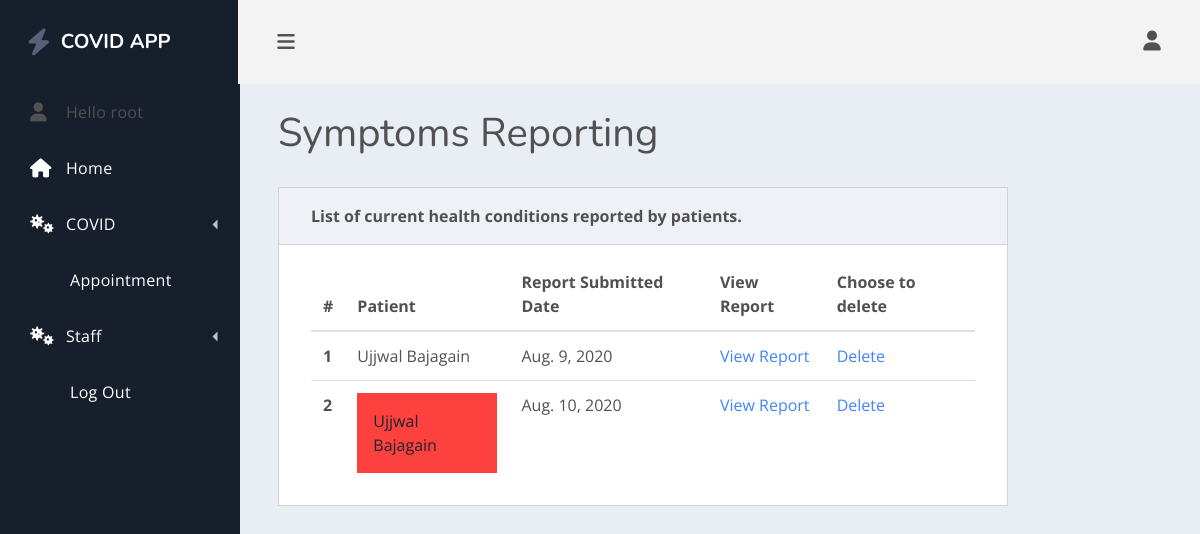
Page /reviewreportings/ (signed in) on the committed database.
### healthcare/models.py (models this page shows, shortened)
class PeriodicReporting(models.Model):
    BOOL_CHOICES = [('Yes', 'Yes'), ('No', 'No')]
    OPT_CHOICES = [('Yes', 'Yes'), ('No', 'No'), ('NA', 'I do not know')]
    patient = models.ForeignKey(Patient, null=True, blank=True, on_delete=models.CASCADE)
    date = models.DateField(auto_now_add = True)
    fever_above_100_F = models.CharField(max_length=5, choices=BOOL_CHOICES, null=True)
    cough = models.CharField(max_length=5, choices=BOOL_CHOICES, null=True)
    shortness_of_breath_or_difficulty_breathing = models.CharField(max_length=5, choices=BOOL_CHOICES, null=True)
    sustained_loss_of_smell_or_taste = models.CharField(max_length=5, choices=BOOL_CHOICES, null=True)
    body_aches = models.CharField(max_length=5, choices=BOOL_CHOICES, null=True)
    vomiting_or_diarrhoea = models.CharField(max_length=5, choices=BOOL_CHOICES, null=True)
    flag = models.CharField(max_length=5, choices=BOOL_CHOICES, null=True)

class Patient(models.Model):
    GENDER_CHOICES = [('Male', 'Male'), ('Female', 'Female'), ('Other', 'Other'), ('NA', 'I do not wish to say')]
    BOOL_CHOICES = [('Yes', 'Yes'), ('No', 'No')]
    user = models.OneToOneField(User, null=True,blank=True, on_delete=models.CASCADE)
    first_Name = models.CharField(max_length= 200, null= True)
    last_Name = models.CharField(max_length= 200, null= True)
    phone = models.CharField(max_length= 200, null= True)
    email = models.CharField(max_length=200, null= True)
    address = models.CharField(max_length=200, null= True)
    date_created = models.DateField(auto_now_add = True)
    birth_date = models.DateField(blank= True,null=True)
    age = models.DecimalField(decimal_places=0, max_digits=50, null=True)
    gender = models.CharField(max_length=25, choices=GENDER_CHOICES, blank= True)
    height = models.CharField(max_length=10, default='0.00 ft')
    weight = models.CharField(max_length=10, default='0.00 lbs')
    allergies = models.CharField(max_length=200, null=True)
    emergency_contact_name = models.CharField(max_length=200, null=True)
    emergency_contact_phone = models.CharField( max_length=200, null=True)
    emergency_contact_address = models.CharField(max_length=200, null=True)
    insurance_provider = models.CharField(max_length=200, null=True)
    diagnosis = models.TextField(blank=True, null=True)
    pre_existing_conditions = models.TextField(blank=True, null=True)
    lab_reports = models.TextField(blank=True, null=True)
    have_you_been_tested_positive_for_COVID = models.CharField(max_length=5, choices=BOOL_CHOICES,null=True)
    def __str__(self):
        if (self.first_Name and self.last_Name):
            display = (self.first_Name + " " + self.last_Name)
        else:
            display = str(self.date_created)
        return display

### healthcare/decorators.py (the view)
    def wrapper_function(request, *args, **kwargs):
        group = None
        if request.user.groups.exists():
            group = request.user.groups.all()[0].name
        if group == 'patient':
            messages.warning(request, 'Your are Redirected as you are not authorized to view the requested page ')
            return redirect('home')
        if group == 'staff':
            return view_func(request, *args, **kwargs)

### healthcare/views.py (called while the page is built)
@staff_only
def reviewReportings(request):
    reportings = PeriodicReporting.objects.all()
    context = {'reportings': reportings}
    return render(request, 'healthcare/listReportings.html', context)

### healthcare/templates/healthcare/listReportings.html
{% extends 'healthcare/main.html' %}
{% block content %}
    {% load myfilters %}
    <main class="dash-content">
        <div class="container-fluid">
            <h1 class="dash-title">Symptoms Reporting</h1>
            <div class="row">
                <div class="col-lg-10">
                    <div class="card spur-card">
                        <div class="card-header">
                            <div class="spur-card-title">List of current health conditions reported by patients. </div>
                        </div>
                        <div class="card-body ">
                            <table class="table table-hover table-in-card">
                                <thead>
                                <tr>
                                    <th scope="col">#</th>
                                    <th scope="col">Patient</th>
                                    <th scope="col">Report Submitted Date</th>
                                    <th scope="col">View Report</th>
                                    <th scope="col">Choose to delete</th>
                                </tr>
                                </thead>
                                <tbody>
                                {% for reporting in reportings %}
                                    <tr>
                                        <th scope="row"> {{ forloop.counter }}</th>
                                        <td>
                                            <div {% if reporting.flag == 'Yes'%} class="p-3 mb-2 bg-danger text-dark" {% endif %}>
                                                {{ reporting.patient }}
                                            </div>
                                        </td>
                                        <td>{{ reporting.date }}</td>
                                        <td>
                                            <a href=" {% url 'viewreportings' reporting.id %}">View Report</a>
                                        </td>
                                        <td>
                                            <a href=" {% url 'deleteperiodicsymptomsreport' reporting.id %}">Delete</a>
                                        </td>
                                    </tr>
                                {% endfor %}
                                </tbody>
                            </table>
                        </div>
                    </div>
                </div>
            </div>
        </div>
    </main>
{% endblock %}

### healthcare/templates/healthcare/nav.html (shortened to what this page needs)
<div class="dash-nav dash-nav-dark">
    <header>
        <a href="{% url 'home' %}" class="spur-logo"><i class="fas fa-bolt"></i>COVID APP</a>
    </header>
    <nav class="dash-nav-list">
        {% if user.is_authenticated %}
            <div class="dash-nav-item">
                <i class="fas fa-user"></i> Hello {{ user.username }} </a>
            </div>
        {% endif %}
        <a href="{% url 'home' %}" class="dash-nav-item">
            <i class="fas fa-home"></i> Home </a>
        <div class="dash-nav-dropdown">
            <a href="#!" class="dash-nav-item dash-nav-dropdown-toggle">
                <i class="fas fa-viruses"></i> COVID </a>
        </div>
        {% if user.is_authenticated %}
            <a href="{% url 'scheduleAppointment' %}" class="dash-nav-item">Appointment</a>
            {% if user.is_staff  %}
                <div class="dash-nav-dropdown">
                    <a href="#!" class="dash-nav-item dash-nav-dropdown-toggle">
                        <i class="fas fa-viruses"></i>Staff </a>
                </div>
            {% endif %}
        {% endif %}
        {% if user.is_authenticated %}
            <a href="{% url 'logout' %}" class="dash-nav-item">
                </i> Log Out </a>
        {% else %}
            <a href="{% url 'login' %}" class="dash-nav-item">
                </i> Log In </a>
        {% endif %}
    </nav>
</div>

### rows in the picture
PeriodicReporting: patient "Ujjwal Bajagain", date "Aug. 9, 2020"
PeriodicReporting: patient "Ujjwal Bajagain", date "Aug. 10, 2020"

### other values in the picture
{{ user.username }} "root"
